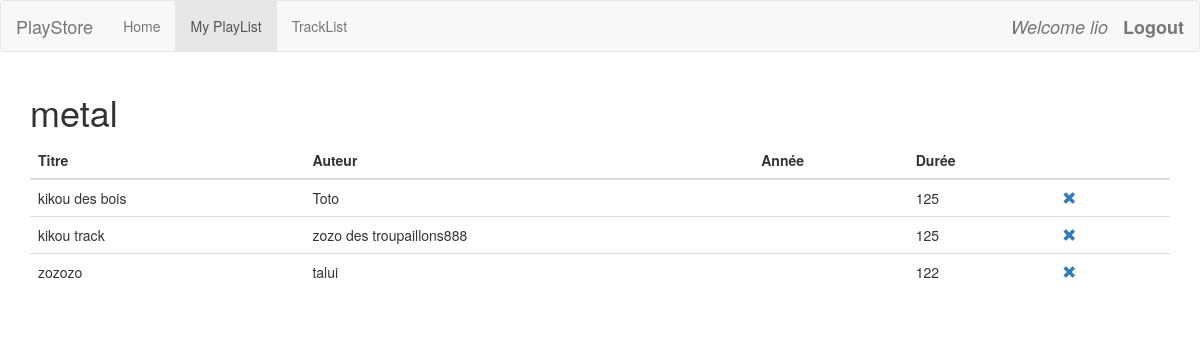
Page /index.php?action=PlayListTrackList&playlist_id=1 (signed in) on the committed database.
### tables this page shows
CREATE TABLE `playlist` (
  `id` int(11) NOT NULL,
  `name` varchar(125) NOT NULL,
  `description` text,
  `picture` varchar(256) DEFAULT NULL,
  `user_id` int(11) NOT NULL
);

CREATE TABLE `playlist_track` (
  `playlist_id` int(11) NOT NULL,
  `track_id` int(11) NOT NULL,
  `order` tinyint(4) DEFAULT NULL
);

CREATE TABLE `track` (
  `title` text NOT NULL,
  `duration` int(3) DEFAULT NULL,
  `id` int(11) NOT NULL,
  `author` varchar(45) NOT NULL
);

### view/View.php (called while the page is built, shortened)
<?php
class View {
    private $viewTemplate;
    function __construct($viewFileName){
            $this->viewTemplate = $viewFileName;
    }
    function render($data){
        require(dirname(__FILE__).'/'.$this->viewTemplate.'.php');
    }
}

### controller/PlayListTrackList.php (called while the page is built, shortened)
<?php
include(dirname(__FILE__).'/../dao/PlayListStore.php');
class PlayListTrackList extends Controller {
    public function run(){
        $playlist_id = filter_input(INPUT_GET, 'playlist_id', FILTER_VALIDATE_INT);
        $playList = \PlayList\Dao\PlayListStore::getPlayListById($playlist_id);
        $tracks = \PlayList\Dao\PlayListStore::getTracks($playlist_id);
        $playList->setTracks($tracks);
        $view = new \PlayList\View\View('PlayListItemsView');
        $view->render(array("content"=>$playList));
    }
}

### dao/PlayListStore.php (called while the page is built, shortened)
<?php
require_once(dirname(__FILE__).'/../model/PlayList.class.php');
require_once(dirname(__FILE__).'/../model/Track.class.php');
class PlayListStore {
    static function getPlayListById($playlist_id){
        $pdo = DB::getConnection();
	$stmt = $pdo->prepare("SELECT * FROM playlist WHERE id = :playlist_id");
        $stmt->bindValue(':playlist_id', $playlist_id);
        $stmt->execute();
        $stmt->setFetchMode(PDO::FETCH_CLASS | PDO::FETCH_PROPS_LATE, PlayList::class);
	$pl = $stmt->fetch();
	return $pl;
    }
     static function getTracks($playlist_id){
        $pdo = DB::getConnection();
	$stmt = $pdo->prepare("SELECT * FROM track inner join playlist_track on track.id = playlist_track.track_id WHERE playlist_track.playlist_id = :playlist_id");
        $stmt->bindValue(':playlist_id', $playlist_id);
        $stmt->execute();
	$playLists = $stmt->fetchAll(PDO::FETCH_CLASS | PDO::FETCH_PROPS_LATE, \PlayList\Model\Track::class);
	return $playLists;
    }
}

### model/PlayList.class.php (called while the page is built, shortened)
<?php
class PlayList {
    private $name;
    private $tracks;
    function getName() {
        return $this->name;
    }
    function getTracks() {
        return $this->tracks;
    }
    function setTracks($tracks) {
        $this->tracks = $tracks;
    }
}

### model/Track.class.php (called while the page is built, shortened)
<?php
class Track {
  private $title;
  private $duration;
  private $author;
  function getTitle() {
      return $this->title;
  }
  function getDuration() {
      return $this->duration;
  }
  function getAuthor() {
      return $this->author;
  }
}

### view/PlayListItemsView.php (the view)
<?php
        $playList = $data['content'];
        echo '<h1>'.$playList->getName().'</h1>';
?>
        <table class="table table-hover">
            <thead>
                <tr>
                    <th>Titre</th>
                    <th>Auteur</th>
                    <th>Année</th>
                    <th>Durée</th>
                    <th></th>
                </tr>
            </thead><tbody>
        <?php
        foreach ($playList->getTracks() as $track) {
            echo '<tr><td>'.$track->getTitle().'</td><td>'.$track->getAuthor().'</td><td>'
                    . '</td><td>'.$track->getDuration().'</td>'
                    . '<td><a href="#" title="delete track from playlist"><span class="glyphicon glyphicon-remove">&nbsp;</span></a>'
                    . '</td></tr>';
        }
        ?>
        </tbody>
        </table>

### rows in the picture
playlist: name "metal"
playlist_track: track.title "kikou des bois", track.author "Toto", track.duration "125"
playlist_track: track.title "kikou track", track.author "zozo des troupaillons888", track.duration "125"
playlist_track: track.title "zozozo", track.author "talui", track.duration "122"

### other values in the picture
$data["current_user"] "lio"
